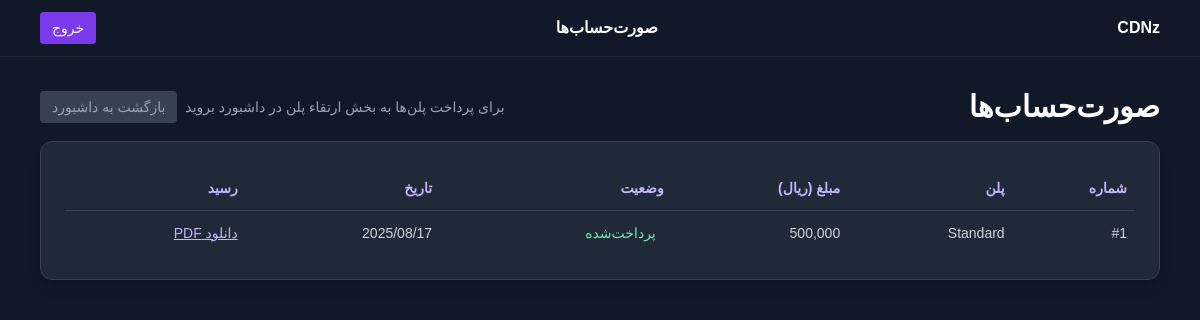
Screenshot of /invoices.php (signed in) with the database file from the repository.
### tables this page shows
CREATE TABLE `invoices` (
  `id` int(11) NOT NULL,
  `user_id` int(11) NOT NULL,
  `plan_id` int(11) NOT NULL,
  `amount` int(11) NOT NULL,
  `status` enum('paid','unpaid','cancelled') DEFAULT 'paid',
  `created_at` timestamp NULL DEFAULT current_timestamp()
);

CREATE TABLE `plans` (
  `id` int(11) NOT NULL,
  `name` varchar(50) DEFAULT NULL,
  `price` int(11) DEFAULT NULL,
  `limit_bytes` bigint(20) UNSIGNED DEFAULT NULL
);

### invoices.php (the view, shortened to what this page needs)
<?php
require_once __DIR__.'/api/db.php';
$pdo->exec("CREATE TABLE IF NOT EXISTS invoices (
  id INT AUTO_INCREMENT PRIMARY KEY,
  user_id INT NOT NULL,
  plan_id INT NOT NULL,
  amount INT NOT NULL,
  status ENUM('paid','unpaid','cancelled') DEFAULT 'paid',
  created_at TIMESTAMP DEFAULT CURRENT_TIMESTAMP
) ENGINE=InnoDB CHARSET=utf8mb4");
$stmt=$pdo->prepare('SELECT i.id, i.plan_id, i.amount, i.status, i.created_at, p.name AS plan_name FROM invoices i LEFT JOIN plans p ON p.id=i.plan_id WHERE i.user_id=? ORDER BY i.created_at DESC');
$stmt->execute([$_SESSION['user_id']]);
$rows=$stmt->fetchAll(PDO::FETCH_ASSOC);
?>
<!DOCTYPE html>
<html lang="fa" dir="rtl">
<head>
  <link href="https://cdn.jsdelivr.net/npm/tailwindcss@2.2.19/dist/tailwind.min.css" rel="stylesheet">
  <link rel="stylesheet" href="https://cdn.jsdelivr.net/gh/arbasirian/iransans/iran-sans.css">
</head>
<body class="bg-gray-900 text-white min-h-screen">
  <nav class="w-full bg-gray-900/80 backdrop-blur-md border-b border-gray-800 sticky top-0 z-10">
    <div class="max-w-7xl mx-auto px-6 md:px-10 h-14 flex items-center justify-between">
      <a href="index.php#home" class="font-black">CDNz</a>
      <span class="font-black">صورت‌حساب‌ها</span>
      <a href="api/auth.php?action=logout" class="px-3 py-1.5 bg-purple-600 rounded hover:bg-purple-700 text-sm">خروج</a>
    </div>
  </nav>
  <main class="max-w-7xl mx-auto px-6 md:px-10 py-8">
    <div class="flex items-center justify-between mb-4 gap-3">
      <h1 class="text-2xl md:text-3xl font-extrabold">صورت‌حساب‌ها</h1>
      <div class="flex items-center gap-2 text-sm text-gray-400">
        <span>برای پرداخت پلن‌ها به بخش ارتقاء پلن در داشبورد بروید</span>
        <a href="dashboard.php" class="px-3 py-1.5 bg-gray-700 rounded hover:bg-gray-600">بازگشت به داشبورد</a>
      </div>
    </div>
    <div class="bg-gray-800 rounded-xl p-5 md:p-6 border border-gray-700 shadow-lg overflow-x-auto">
      <table class="min-w-full text-right divide-y divide-gray-700">
        <thead class="bg-gray-900/70">
          <tr class="text-purple-300 text-sm">
            <th class="py-3 px-2 font-semibold">شماره</th>
            <th class="py-3 px-2 font-semibold">پلن</th>
            <th class="py-3 px-2 font-semibold">مبلغ (ریال)</th>
            <th class="py-3 px-2 font-semibold">وضعیت</th>
            <th class="py-3 px-2 font-semibold">تاریخ</th>
            <th class="py-3 px-2 font-semibold">رسید</th>
          </tr>
        </thead>
        <tbody class="text-gray-300 text-sm">
          <?php foreach($rows as $r): ?>
            <tr class="hover:bg-gray-800/60">
              <td class="py-3 px-2">#<?php echo (int)$r['id']; ?></td>
              <td class="py-3 px-2"><?php echo htmlspecialchars($r['plan_name']??('پلن '.$r['plan_id'])); ?></td>
              <td class="py-3 px-2"><?php echo number_format((int)$r['amount']); ?></td>
              <td class="py-3 px-2">
                <?php if($r['status']==='paid'): ?>
                  <span class="px-2 py-0.5 rounded bg-green-700/40 text-green-300">پرداخت‌شده</span>
                <?php elseif($r['status']==='unpaid'): ?>
                  <span class="px-2 py-0.5 rounded bg-yellow-700/40 text-yellow-300">پرداخت‌نشده</span>
                <?php else: ?>
                  <span class="px-2 py-0.5 rounded bg-gray-700/40 text-gray-300">لغوشده</span>
                <?php endif; ?>
              </td>
              <td class="py-3 px-2"><?php echo date('Y/m/d', strtotime($r['created_at'])); ?></td>
              <td class="py-3 px-2"><a href="#" class="underline text-purple-300 hover:text-purple-200">دانلود PDF</a></td>
            </tr>
          <?php endforeach; if(empty($rows)): ?>
            <tr><td colspan="6" class="py-6 text-center text-gray-500">صورت‌حسابی ثبت نشده است.</td></tr>
          <?php endif; ?>
        </tbody>
      </table>
    </div>
  </main>
</body>
</html>

### invoices.php (style rules this page uses)
html,body,.font-sans { font-family:'IRANSans','IranSans','IRANSansWeb',sans-serif!important }

### rows the page displays
invoices: id "1", plan.name "Standard", amount "500,000", status "پرداخت‌شده", created_at "2025/08/17"
